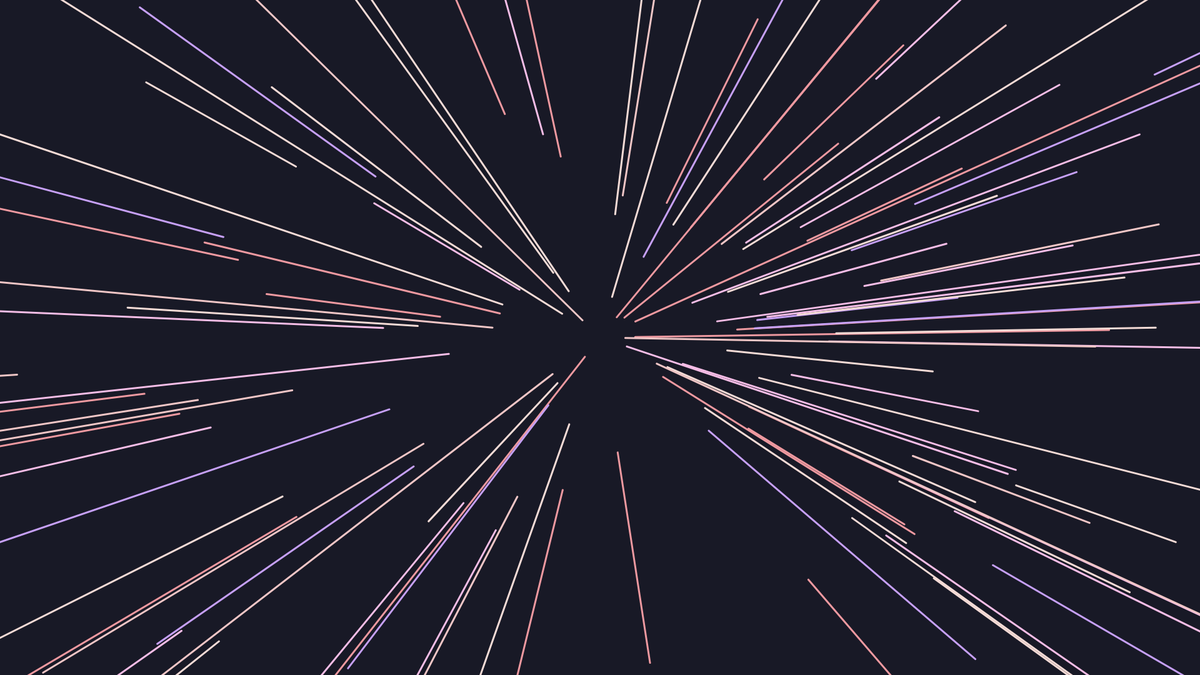
Frame 1 (no input)
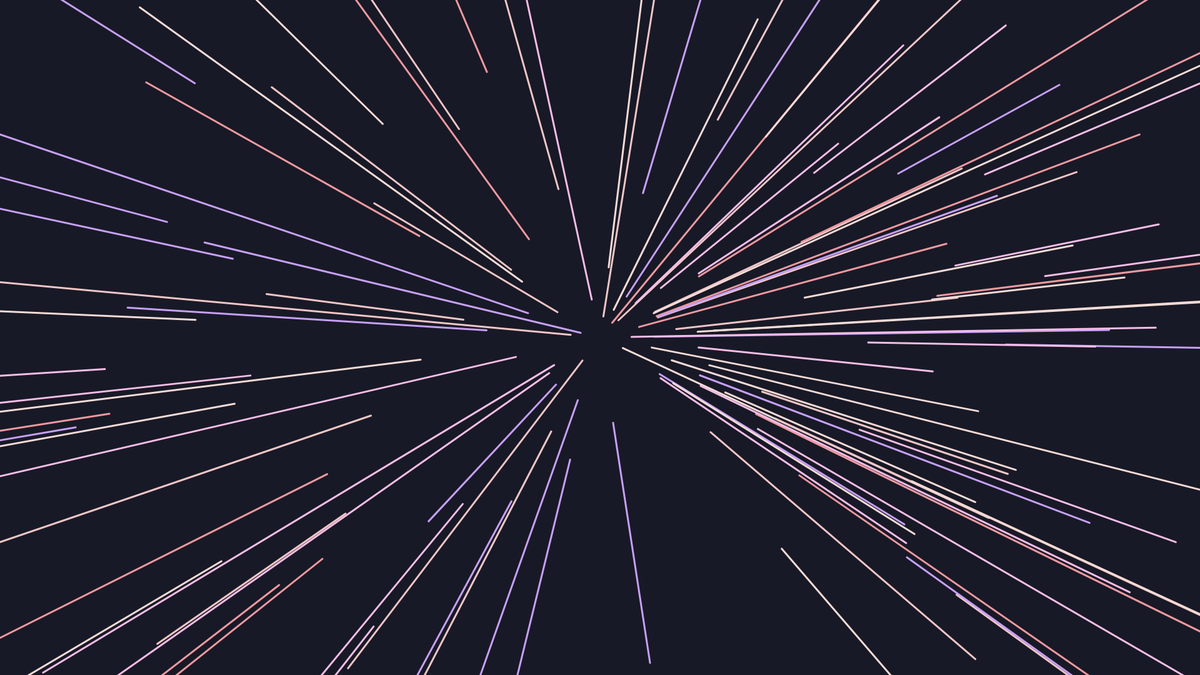
Frame 2 (the mouse pressed at the canvas centre, redrawn once)

The p5.js sketch that drew these frames (run headless with seeded random() and noise() and a simulated clock; the mouse was pressed at the canvas centre and the sketch redrawn once):

// p5.js sketch
// ── sketch.js
let stars = []

function setup() {
  createCanvas(1920, 1080);
  angleMode(DEGREES);

  for (let i = 0; i < 100; i++) {
    stars.push(new Star());
  }
}

function draw() {
  background("#181926");

  translate(width/2, height/2); 
  for (var star of stars) {
    star.show();
  }

  noLoop();
}

// ── star.js
class Star {
    constructor() {
        let x = random(-width/2, width/2);
        let y = random(-height/2, height/2);

        this.r = sqrt(x**2 + y**2);
        this.theta = atan2(y, x);

        this.colors = ["#f4dbd6", "#f0c6c6", "#f5bde6", "#c6a0f6", "#ee99a0"]
    }

    show() {
        stroke(random(this.colors));
        strokeWeight(3);
        let start = this.calculateStart(random(this.r) - 30);
        let end = this.calculateEnd(300);
        line(start.x, start.y, end.x, end.y);
    }

    convertToCartesian(r) {
        return createVector(r * cos(this.theta), r * sin(this.theta));
    }

    calculateStart(desp) {
        return this.convertToCartesian(this.r - desp)
    }

    calculateEnd(desp) {
        return this.convertToCartesian(this.r + desp)
    }
}
